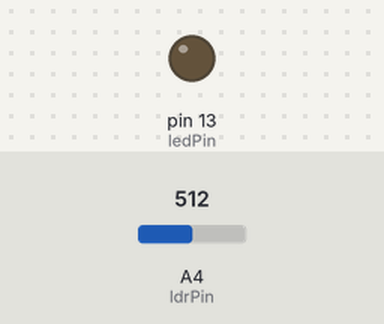
A sketch run on a simulated Arduino Uno, built with avr-gcc and run on an emulated ATmega328P. Parts: output pins drawn as LEDs (lit = HIGH). Inputs (shaded band) come from the test bench; at power-on: A4 (ldrPin) = 512.

Above: at 1.2 s.
1.3 s: A4 (ldrPin) set to 420
2.8 s: A4 (ldrPin) set to 392
At 3.4 s:
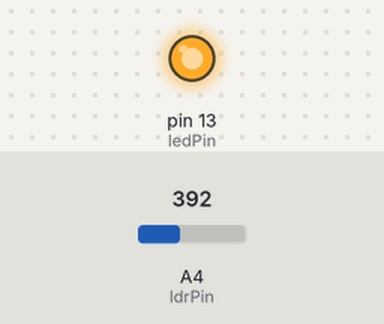
4.3 s: A4 (ldrPin) set to 419
At 5.5 s:
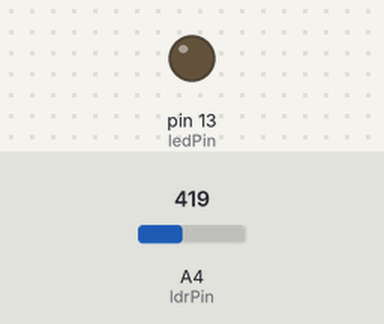
5.8 s: A4 (ldrPin) set to 399
At 6.9 s:
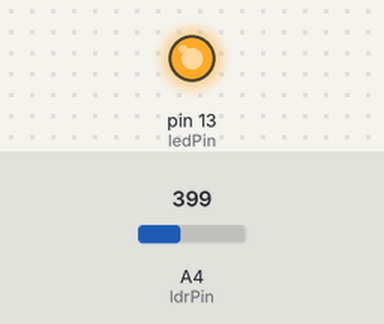
Timing chart, 0 to 8.3 s (numbered marks = the images above; inputs shaded):
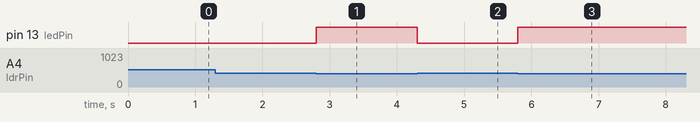

The sketch:

ldr-light-threshold.ino
```cpp
// Nomeação dos pinos
const int ldrPin = A4, ledPin = 13;

// Função de configuração inicial
void setup() {

  // Configuração do pino analógico como entrada e do pino digital como saída
  pinMode(ldrPin, INPUT);
  pinMode(ledPin, OUTPUT);

}

// Função de repetição contínua
void loop() {

  // Leitura analógica se o valor é menor ou igual a 40%
  if(analogRead(ldrPin) <= 409) {

    // Sinal digital para o LED acender
    digitalWrite(ledPin, HIGH);

  } else {

    // Sinal digital para o LED apagar
    digitalWrite(ledPin, LOW);

  }

}
```

Measured:
- the behaviour switches between 410 and 409 on A4 (ldrPin) (found by bisection; images 0 and 1)
- after the input at 1.3 s, every drawn part: stays the same
- after the input at 2.8 s, pin 13 (ledPin): LOW → HIGH at once
- after the input at 4.3 s, pin 13 (ledPin): HIGH → LOW at once
- after the input at 5.8 s, pin 13 (ledPin): LOW → HIGH at once
